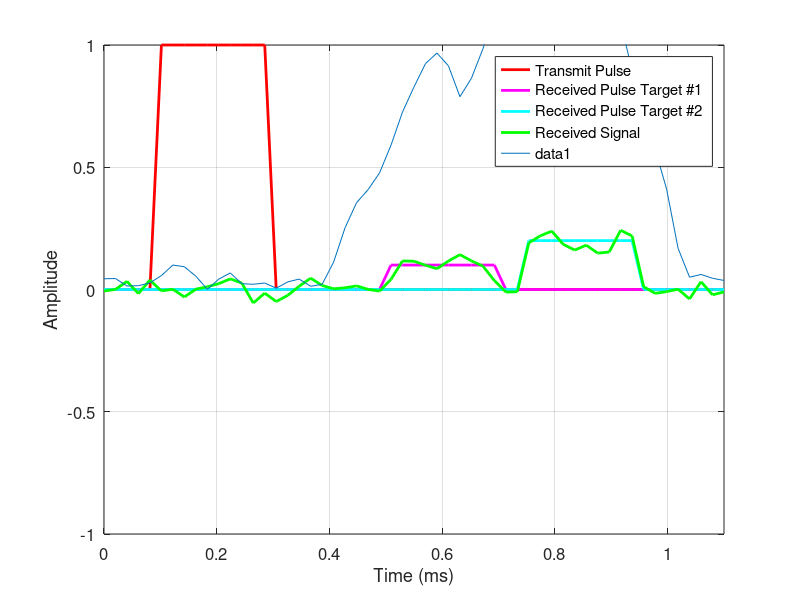

Here is the MATLAB script that generated this plot:
% SPS Short Course: Radar Signal Processing Mastery
% Theory and Hands-On Applications with mmWave MIMO Radar Sensors
% Date: 7-11 October 2024
% Time: 9:00AM-11:00AM ET (New York Time)
% Presenter: Mohammad Alaee-Kerahroodi

close all
clear
clc

% Constants
c = 3e8;            % Speed of light in m/s
fc = 150e6;           % Carrier frequency in Hz
lambda = c / fc;    % Wavelength in meters
vrTarget1 = 100;           % Radial speed of the target in m/s
vrTarget2 = 70;           % Radial speed of the target in m/s

% Doppler frequency calculation
fdTarget1 = 2 * vrTarget1 / lambda;  % Doppler frequency in Hz
fdTarget2 = 2 * vrTarget2 / lambda;  % Doppler frequency in Hz

% Parameters
PRI = 1e-3;            % Pulse Repetition Interval 
PRF = 1/PRI;           % Pulse Repetition Frequency 
nPulse = 1;           % Number of pulses
nFFT = 4096;
tau = 200e-6;          % Pulse width 
bandwidth = 1/tau;    % Bandwidth of the pulse

fs = 10*bandwidth;    % Sampling frequency (samples per second)

snr = 10;           % dB

t_start = 100e-6;      % Start time (0 ms)
t = linspace(0, t_start+nPulse*PRI, (t_start+nPulse*PRI)*fs); % Time vector 

% Simulated delay and attenuation for the received signal
delayTarget1 = 400e-6;   % Round-trip delay of target
delayTarget2 = 650e-6;   % Round-trip delay of target
attTarget1 = 0.1;     % Attenuation factor
attTarget2 = 0.2;     % Attenuation factor

numRangeBins = round(PRI * fs);
indexStart = round(t_start/PRI * numRangeBins);
indexTarget = round((delayTarget1+tau/2)/PRI * numRangeBins);

pulseTx = zeros(size(t));   % Transmit pulse
pulseRxTarget1 = zeros(size(t));   % Received pulse
pulseRxTarget2 = zeros(size(t));   % Received pulse

% doppler_signal = zeros(size(t));    % Doppler signal
dopplerSignalTarget1 = cos(2 * pi * fdTarget1 * t);
dopplerSignalTarget2 = cos(2 * pi * fdTarget2 * t);

for i = 0:nPulse-1
    tInterval = t >= t_start + i*PRI & t <= t_start + i*PRI + tau; % Time interval for each pulse
    pulseTx(tInterval) = 1;  % Set transmitted pulse to 1

    tIntervalTarget1 = t >= t_start + i*PRI + delayTarget1 & t <= t_start + i*PRI + delayTarget1 + tau;
    tIntervalTarget2 = t >= t_start + i*PRI + delayTarget2 & t <= t_start + i*PRI + delayTarget2 + tau;

    pulseRxTarget1(tIntervalTarget1) = attTarget1;  % Set received pulse
    pulseRxTarget2(tIntervalTarget2) = attTarget2;  % Set received pulse
end

received_pulse = pulseRxTarget1 .* dopplerSignalTarget1 + pulseRxTarget2 .* dopplerSignalTarget2;  % Received pulse (Delayed and attenuated)
received_signal = awgn(received_pulse,snr,"measured");
% data_cube_noiseless = reshape(received_pulse(indexStart+1:end),[numRangeBins,nPulse]);
% data_cube = reshape(received_signal(indexStart+1:end),[numRangeBins,nPulse]);


figure('Position', [100, 100, 900, 600]);
plot(t*1e3, pulseTx, 'r', 'LineWidth', 2,'DisplayName','Transmit Pulse'); hold on;  % Transmit pulse
plot(t*1e3, pulseRxTarget1, 'm', 'LineWidth', 2,'DisplayName','Received Pulse Target #1');          % Received pulse
plot(t*1e3, pulseRxTarget2, 'c', 'LineWidth', 2,'DisplayName','Received Pulse Target #2');          % Received pulse
plot(t*1e3, received_signal, 'g', 'LineWidth', 2,'DisplayName','Received Signal');          % Received pulse

legend()
xlabel('Time (ms)', 'FontSize', 12);
ylabel('Amplitude', 'FontSize', 12);
% legend('Transmit Pulse', 'Received Pulse', 'Doppler Signal', 'FontSize', 12);
grid on;
set(gca, 'FontSize', 12);
box on;
axis('tight');
ylim([-1 1]);

r = abs(xcorr(received_signal,pulseTx(end:-1:1)));
% figure; 
plot(t*1e3, r(round(tau*fs) + 1:round(tau*fs) + length(t)));